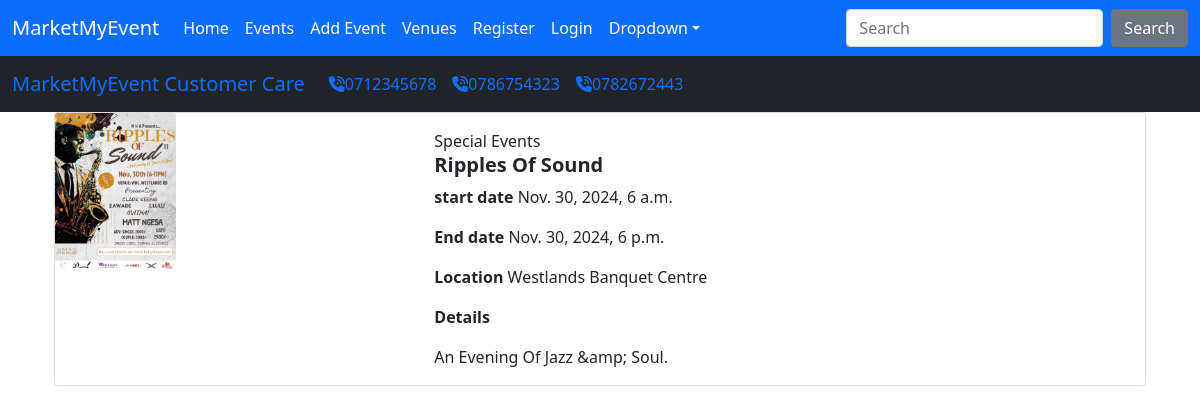
Screenshot of /event_detail/4/ with the database file from the repository.
### EventManager/models.py (models this page shows, shortened)
class Event(models.Model):
    name = models.CharField(max_length=100)
    location = models.CharField(max_length=100)
    image = models.ImageField(upload_to='images/', default='', blank=True, null=True)
    description = models.TextField()
    start_date = models.DateTimeField()
    end_date = models.DateTimeField()
    event_detail = models.TextField(default='', blank=True, null=True)

### EventManager/views.py (the view)
# urls.py: path('event_detail/<int:event_id>/',views.event_detail,name='event_detail'),
def event_detail(request, event_id):
    events =  Event.objects.filter(pk=event_id)
    if events.exists():
        return render(request, 'EventManager/event_detail.html',{
            'events':events
        })

### EventManager/templates/EventManager/event_detail.html (shortened to what this page needs)
{% extends 'base.html' %}
{% load static %}
{% block content %}
<div class="container">
    <div class="row">
        {% for event in events %}
        <div class="col">
<div class="card mb-3">
    <div class="row g-0">
      <div class="col-md-4">
        {% if event.image %}
              <div class="col-md-4">
                <img src="{{ event.image.url }}" class="card-img-top custom-img" alt="{{ event.image }}" style="max-width: 100%; height: auto;">
              </div>
              {% else %}
              <p>No image found for this item</p>
              {% endif %}
      </div>
      <div class="col-md-8">
        <div class="card-body">
            Special Events
          <h5 class="card-title"><strong>{{ event.name }} </strong> </h5>
          <p class="card-text"><strong>start date</strong> {{ event.start_date }}</p>
          <p class="card-text"><strong>End date</strong> {{ event.end_date }}</p>
          <p class="card-text"><strong>Location</strong> {{ event.location }}</p>
          <p class="card-text"><strong>Details</strong> {{ event.event_detail }}</p>
          <p class="card-text">{{ event.description }}</p>
        </div>
      </div>
    </div>
  </div>
        </div>
      {% endfor %}
    </div>
</div>
{% endblock content %}

### rows the page displays
Event: image (picture), name "Ripples Of Sound", start_date "Nov. 30, 2024, 6 a.m.", end_date "Nov. 30, 2024, 6 p.m.", location "Westlands Banquet Centre", description "An Evening Of Jazz &amp; Soul."
